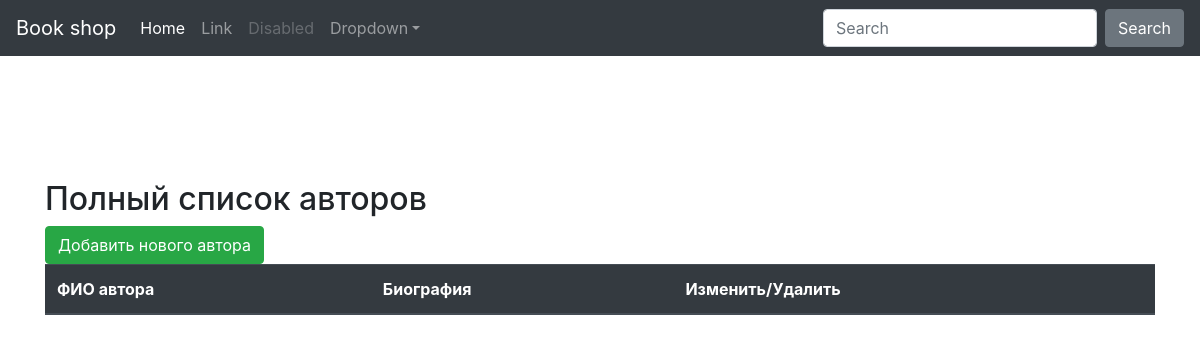
/authors/list-authors/, run on an earlier commit of the app's database.
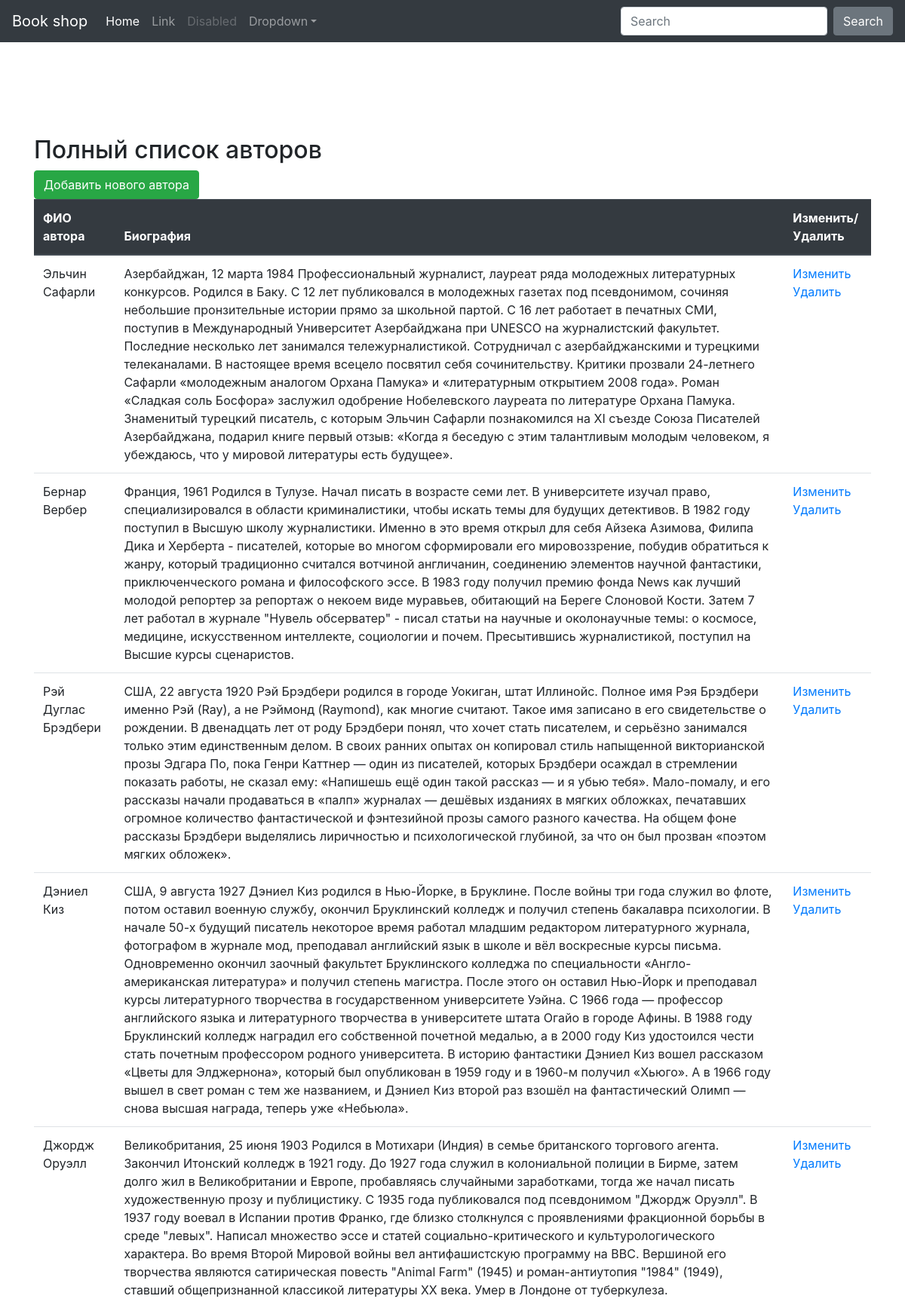
And on a later commit of the database.
### authors/models.py (models this page shows, shortened)
class Authors(models.Model):
    name = models.CharField(
        verbose_name='ФИО автора',
        max_length=50
    )
    description = models.TextField(
        verbose_name='Биография',
        null=True,
        blank=True
    )

### authors/views.py (the view)
# urls.py: path('list-authors/', views.ListAuthors.as_view(), name="list"),
class ListAuthors(ListView):
    model = Authors
    template_name='authors/list-authors.html'
    queryset = Authors.objects.all()
    success_url = reverse_lazy('authors:list')
    context_object_name = 'authors'

### authors/templates/authors/list-authors.html (shortened to what this page needs)
{% extends 'templates/base.html' %}
{%block body%}
<div>
    <h2>Полный список авторов</h3>
        <a href="{% url 'authors:create' %}" class="btn btn-success">Добавить нового автора</a>
        <table   width="850" class="table">
            <thead class="thead-dark">
            <tr id="id1">
                <th>ФИО автора</th><th>Биография</th><th>Изменить/Удалить</th>
            </tr>
            </thead>
            {% for obj in authors %}
                <tr>
                    <td>{{obj.name}}</td>
                    <td>{{obj.description}}</td>
                    <td><a href="{% url 'authors:update' obj.pk %}">Изменить</a><br>
                        <a href="{% url 'authors:delete' obj.pk %}">Удалить</a>
                    </td>
                </tr>
            {% endfor %}
        </table>
</div>
{%endblock body%}

### templates/base.html (shortened to what this page needs)
{% load static %}
{% load crispy_forms_tags %}
<!doctype html>
<html lang="en">
  <head>
    <link rel="stylesheet" href="https://stackpath.bootstrapcdn.com/bootstrap/4.5.0/css/bootstrap.min.css">
    <link href="{% static "css/starter-template.css" %}" rel="stylesheet">
  </head>
  <body>
    <nav class="navbar navbar-expand-md navbar-dark bg-dark fixed-top">
  <a class="navbar-brand" href="#">Book shop</a>
  <div class="collapse navbar-collapse" id="navbarsExampleDefault">
    <ul class="navbar-nav mr-auto">
      <li class="nav-item active">
        <a class="nav-link" href="#">Home <span class="sr-only">(current)</span></a>
      </li>
      <li class="nav-item">
        <a class="nav-link" href="#">Link</a>
      </li>
      <li class="nav-item">
        <a class="nav-link disabled" href="#" tabindex="-1" aria-disabled="true">Disabled</a>
      </li>
      <li class="nav-item dropdown">
        <a class="nav-link dropdown-toggle" href="#" id="dropdown01" data-toggle="dropdown" aria-haspopup="true" aria-expanded="false">Dropdown</a>
      </li>
    </ul>
    <form class="form-inline my-2 my-lg-0">
      <input class="form-control mr-sm-2" type="text" placeholder="Search" aria-label="Search">
      <button class="btn btn-secondary my-2 my-sm-0" type="submit">Search</button>
    </form>
  </div>
</nav>
<main role="main" class="container">
<div class="context_place">
{% block body %}{% endblock body %}
</div>
</main>
</body>
</html>

### static/css/starter-template.css (style rules this page uses)
body { padding-top: 5rem; }

### templates/base.html (style rules this page uses)
.context_place { position: relative; top: 100px; }

What changed in the data, as far as the page shows it:
added Authors: name "Эльчин Сафарли", description "Азербайджан, 12 марта 1984 Профессиональный журналист, лауреат ряда молодежных литературных конкурсов. Родился в Баку. С 12 лет публиковался в молодежных газетах под псевдонимом, сочиняя небольшие пронзительные истории прямо за школьной партой. С 16 лет работает в печатных СМИ, поступив в Международный Университет Азербайджана при UNESCO на журналистский факультет. Последние несколько лет занимался тележурналистикой. Сотрудничал с азербайджанскими и турецкими телеканалами. В настоящее время всецело посвятил себя сочинительству. Критики прозвали 24-летнего Сафарли «молодежным аналогом Орхана Памука» и «литературным открытием 2008 года». Роман «Сладкая соль Босфора» заслужил одобрение…"
added Authors: name "Бернар Вербер", description "Франция, 1961 Родился в Тулузе. Начал писать в возрасте семи лет. В университете изучал право, специализировался в области криминалистики, чтобы искать темы для будущих детективов. В 1982 году поступил в Высшую школу журналистики. Именно в это время открыл для себя Айзека Азимова, Филипа Дика и Херберта - писателей, которые во многом сформировали его мировоззрение, побудив обратиться к жанру, который традиционно считался вотчиной англичанин, соединению элементов научной фантастики, приключенческого романа и философского эссе. В 1983 году получил премию фонда News как лучший молодой репортер за репортаж о некоем виде муравьев, обитающий на Береге Слоновой Кости. Затем 7 лет работал в журнале…"
added Authors: name "Рэй Дуглас Брэдбери", description "США, 22 августа 1920 Рэй Брэдбери родился в городе Уокиган, штат Иллинойс. Полное имя Рэя Брэдбери именно Рэй (Ray), а не Рэймонд (Raymond), как многие считают. Такое имя записано в его свидетельстве о рождении. В двенадцать лет от роду Брэдбери понял, что хочет стать писателем, и серьёзно занимался только этим единственным делом. В своих ранних опытах он копировал стиль напыщенной викторианской прозы Эдгара По, пока Генри Каттнер — один из писателей, которых Брэдбери осаждал в стремлении показать работы, не сказал ему: «Напишешь ещё один такой рассказ — и я убью тебя». Мало-помалу, и его рассказы начали продаваться в «палп» журналах — дешёвых изданиях в мягких обложках, печатавших огромное…"
added Authors: name "Дэниел Киз", description "США, 9 августа 1927 Дэниел Киз родился в Нью-Йорке, в Бруклине. После войны три года служил во флоте, потом оставил военную службу, окончил Бруклинский колледж и получил степень бакалавра психологии. В начале 50-х будущий писатель некоторое время работал младшим редактором литературного журнала, фотографом в журнале мод, преподавал английский язык в школе и вёл воскресные курсы письма. Одновременно окончил заочный факультет Бруклинского колледжа по специальности «Англо-американская литература» и получил степень магистра. После этого он оставил Нью-Йорк и преподавал курсы литературного творчества в государственном университете Уэйна. С 1966 года — профессор английского языка и литературного…"
added Authors: name "Джордж Оруэлл", description "Великобритания, 25 июня 1903 Родился в Мотихари (Индия) в семье британского торгового агента. Закончил Итонский колледж в 1921 году. До 1927 года служил в колониальной полиции в Бирме, затем долго жил в Великобритании и Европе, пробавляясь случайными заработками, тогда же начал писать художественную прозу и публицистику. С 1935 года публиковался под псевдонимом \"Джордж Оруэлл\". В 1937 году воевал в Испании против Франко, где близко столкнулся с проявлениями фракционной борьбы в среде \"левых\". Написал множество эссе и статей социально-критического и культурологического характера. Во время Второй Мировой войны вел антифашистскую программу на BBC. Вершиной его творчества являются сатирическая…"
